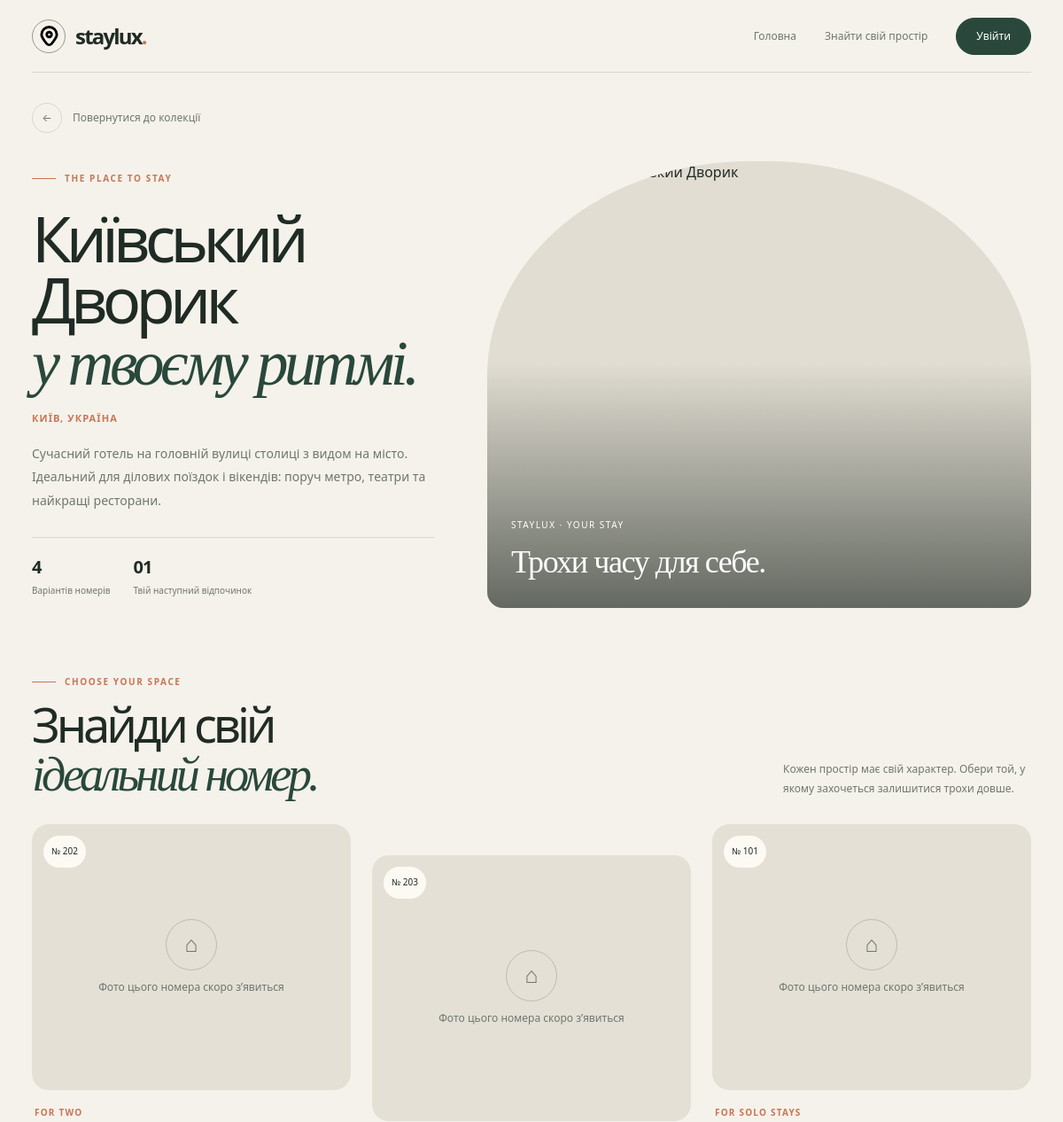
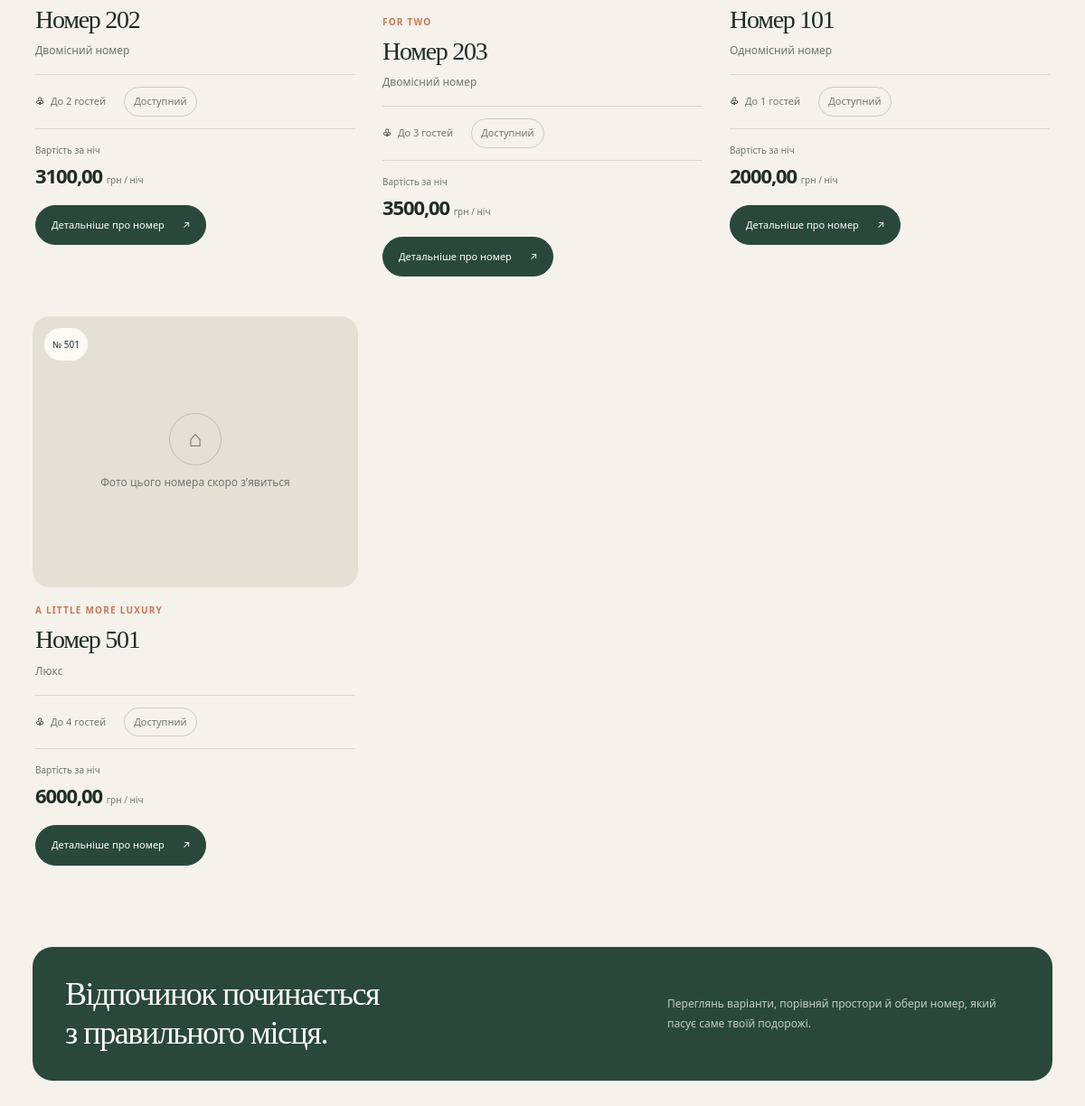
The page /hotels/3/rooms/ on the database its author committed (2 pictures, top to bottom).
### hotel/models.py (models this page shows, shortened)
class Hotel(models.Model):
    name = models.CharField(max_length=100)
    description = models.TextField()
    price_per_night = models.DecimalField(max_digits=10, decimal_places=2)
    amenities = models.ManyToManyField(Amenite, related_name='hotels', blank=True)
    country = models.CharField(max_length=100)
    city = models.CharField(max_length=100)
    address = models.CharField(max_length=200)

class Room(models.Model):
    ROOM_TYPES = [
        ('single', 'Single'),
        ('double', 'Double'),
        ('suite', 'Suite'),
    ]
    hotel = models.ForeignKey(Hotel, on_delete=models.CASCADE, related_name='rooms')
    room_number = models.CharField(max_length=10)
    room_type = models.CharField(max_length=20, choices=ROOM_TYPES)
    capacity = models.IntegerField()
    price_per_night = models.DecimalField(max_digits=10, decimal_places=2)
    is_available = models.BooleanField(default=True)
    class Meta:
        verbose_name = 'Room'
        verbose_name_plural = 'Rooms'
        ordering = ['is_available', 'room_type', 'price_per_night']

### hotel/views.py (the view)
# urls.py: path('hotels/<int:id>/rooms/', views.hotel_rooms, name='hotel_rooms'),
def hotel_rooms(request, id):
    hotel = get_object_or_404(Hotel, id=id)
    return render(request, 'hotel_rooms.html', {
        'hotel': hotel,
        'rooms': hotel.rooms.all(),
    })

### templates/hotel_rooms.html (shortened to what this page needs)
{% extends 'base.html' %}
{% block content %}
<div class="sl-rooms-page">
    <div class="sl-rooms-shell">
        <a href="{% url 'hotel' %}" class="sl-rooms-back">
            <span aria-hidden="true">←</span>
            Повернутися до колекції
        </a>
        <section class="sl-rooms-hero">
            <div class="sl-rooms-intro">
                <div class="sl-rooms-eyebrow">The place to stay</div>
                <h1>{{ hotel.name }}<br><em>у твоєму ритмі.</em></h1>
                <div class="sl-rooms-location">
                    {{ hotel.city }}, {{ hotel.country }}
                </div>
                <div class="sl-rooms-description">
                    {{ hotel.description }}
                </div>
                <div class="sl-rooms-facts">
                    <div class="sl-rooms-fact">
                        <strong>{{ rooms|length }}</strong>
                        <span>Варіантів номерів</span>
                    </div>
                    <div class="sl-rooms-fact">
                        <strong>01</strong>
                        <span>Твій наступний відпочинок</span>
                    </div>
                </div>
            </div>
            <div class="sl-rooms-visual">
                {% with hotel_image=hotel.images.first %}
                    {% if hotel_image %}
                        <img src="{{ hotel_image.image.url }}" alt="{{ hotel.name }}" fetchpriority="high">
                    {% else %}
                        <img src="https://images.unsplash.com/photo-1611892440504-42a792e24d32?auto=format&fit=crop&w=1500&q=85" alt="Інтер’єр готелю {{ hotel.name }}" fetchpriority="high">
                    {% endif %}
                {% endwith %}
                <div class="sl-rooms-visual-caption">
                    <span>STAYLUX · YOUR STAY</span>
                    <strong>Трохи часу для себе.</strong>
                </div>
            </div>
        </section>
        <section aria-labelledby="sl-room-list-title">
            <div class="sl-rooms-heading">
                <div>
                    <div class="sl-rooms-eyebrow">Choose your space</div>
                    <h2 id="sl-room-list-title">Знайди свій<br><em>ідеальний номер.</em></h2>
                </div>
                <p>Кожен простір має свій характер. Обери той, у якому захочеться залишитися трохи довше.</p>
            </div>
            <div class="sl-room-grid">
                {% for room in rooms %}
                    <article class="sl-room-card">
                        <div class="sl-room-gallery">
                            {% with first_photo=room.images.first %}
                                {% if first_photo %}
                                    <img src="{{ first_photo.image.url }}" alt="Номер {{ room.room_number }} — {{ hotel.name }}" loading="lazy">
                                {% else %}
                                    <div class="sl-room-gallery-empty">
                                        <span>⌂</span>
                                        <div>Фото цього номера скоро з’явиться</div>
                                    </div>
                                {% endif %}
                            {% endwith %}
                            <span class="sl-room-index">№ {{ room.room_number }}</span>
                        </div>
                        <div class="sl-room-content">
                            <div class="sl-room-kicker">
                                {% if room.room_type == 'single' %}
                                    For solo stays
                                {% elif room.room_type == 'double' %}
                                    For two
                                {% elif room.room_type == 'suite' %}
                                    A little more luxury
                                {% else %}
                                    Your space
                                {% endif %}
                            </div>
                            <h3>Номер {{ room.room_number }}</h3>
                            <p class="sl-room-type">
                                {% if room.room_type == 'single' %}
                                    Одномісний номер
                                {% elif room.room_type == 'double' %}
                                    Двомісний номер
                                {% elif room.room_type == 'suite' %}
                                    Люкс
                                {% else %}
                                    {{ room.get_room_type_display }}
                                {% endif %}
                            </p>
                            <div class="sl-room-meta">
                                <span><b>♧</b> До {{ room.capacity }} гостей</span>
                                {% if room.is_available %}
                                    <span class="sl-room-status">Доступний</span>
                                {% else %}
                                    <span class="sl-room-status unavailable">Недоступний</span>
                                {% endif %}
                            </div>
                            <div class="sl-room-bottom">
                                <div>
                                    <span class="sl-room-price-caption">Вартість за ніч</span>
                                    <div class="sl-room-price">
                                        {{ room.price_per_night }} <small>грн / ніч</small>
                                    </div>
                                </div>
                            </div>
                            <a href="{% url 'room' room.id %}" class="sl-room-btn">
                                Детальніше про номер <span aria-hidden="true">↗</span>
                            </a>
                        </div>
                    </article>
                {% empty %}
                    <div class="sl-rooms-empty">
                        <div class="sl-rooms-eyebrow" style="justify-content:center;">A little pause</div>
                        <h3>Номери ще готуються до гостей.</h3>
                        <p>У цьому готелі поки немає доданих номерів. Заглянь сюди трохи пізніше.</p>
                    </div>
                {% endfor %}
            </div>
        </section>
        <aside class="sl-rooms-note">
            <h3>Відпочинок починається<br>з правильного місця.</h3>
            <p>Переглянь варіанти, порівняй простори й обери номер, який пасує саме твоїй подорожі.</p>
        </aside>
    </div>
</div>
{% endblock %}

### templates/base.html (style rules this page uses)
html { margin: 0; padding: 0; background: #f5f2eb; }
body.staylux-body { margin: 0; padding: 0; background: #f5f2eb; color: #202b25; }

### rows shown on the page
Hotel: name "Київський Дворик", city "КИЇВ", country "УКРАЇНА", description "Сучасний готель на головній вулиці столиці з видом на місто. Ідеальний для ділових поїздок і вікендів: поруч метро, театри та найкращі ресторани."
Room: room_number "202", room_type "FOR TWO", capacity "2", is_available "Доступний", price_per_night "3100,00"
Room: room_number "203", room_type "FOR TWO", capacity "3", is_available "Доступний", price_per_night "3500,00"
Room: room_number "101", room_type "FOR SOLO STAYS", capacity "1", is_available "Доступний", price_per_night "2000,00"
Room: room_number "501", room_type "A LITTLE MORE LUXURY", capacity "4", is_available "Доступний", price_per_night "6000,00"

### other values the page prints
{{ rooms|length }} "4"
